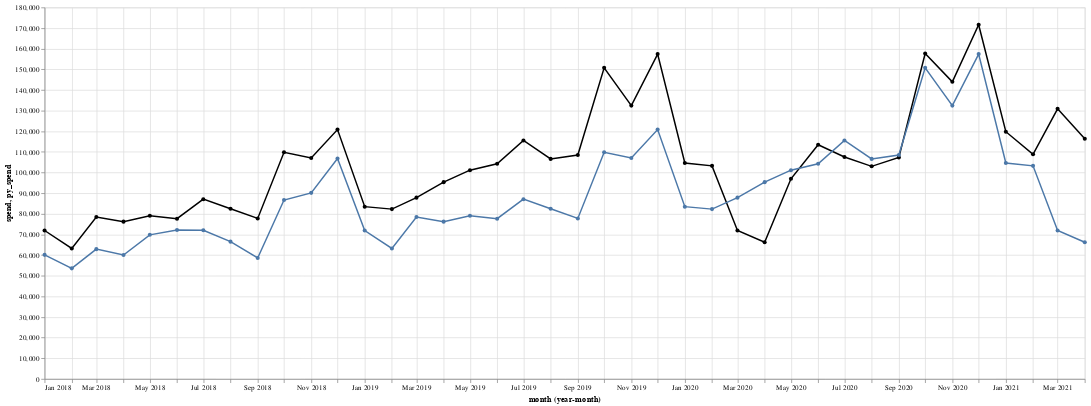

This figure's notebook cell:
### Code cell
base = alt.Chart(category_processed_df[(category_processed_df['Category'] == 'apparel & accessories') & (category_processed_df['month'] >= '2018-01-01')]).encode(
    x=alt.X('yearmonth(month)')
)

cy = base.mark_line(point=True).encode(
    y=alt.Y('spend'),
    color=alt.value('black'),
    tooltip=['month','spend','py_month','py_spend']
)

py = base.mark_line(point=True).encode(
    y=alt.Y('py_spend'),
    tooltip=['month','spend','py_month','py_spend']
)

(cy + py).properties(height=500, width=1400)

### Figure 1 — Vega-Lite specification as saved in the notebook (floating-point values rounded to 4 significant figures)
{"config": {"view": {"continuousWidth": 400, "continuousHeight": 300}}, "layer": [{"mark": {"type": "line", "point": true}, "encoding": {"color": {"value": "black"}, "tooltip": [{"type": "temporal", "field": "month"}, {"type": "quantitative", "field": "spend"}, {"type": "temporal", "field": "py_month"}, {"type": "quantitative", "field": "py_spend"}], "x": {"type": "temporal", "field": "month", "timeUnit": "yearmonth"}, "y": {"type": "quantitative", "field": "spend"}}}, {"mark": {"type": "line", "point": true}, "encoding": {"tooltip": [{"type": "temporal", "field": "month"}, {"type": "quantitative", "field": "spend"}, {"type": "temporal", "field": "py_month"}, {"type": "quantitative", "field": "py_spend"}], "x": {"type": "temporal", "field": "month", "timeUnit": "yearmonth"}, "y": {"type": "quantitative", "field": "py_spend"}}}], "data": {"name": "data-88599b09cd7a31990b35ea0a403c2f03"}, "height": 500, "width": 1400, "$schema": "https://vega.github.io/schema/vega-lite/v4.8.1.json", "datasets": {"data-88599b09cd7a31990b35ea0a403c2f03": [{"Category": "apparel & accessories", "month": "2018-01-01T00:00:00", "spend": 71920.0, "py_month": "2017-01-01T00:00:00", "py_spend": 60120.0, "yoy_growth": 0.1962}, {"Category": "apparel & accessories", "month": "2018-02-01T00:00:00", "spend": 63240.0, "py_month": "2017-02-01T00:00:00", "py_spend": 53580.0, "yoy_growth": 0.1802}, {"Category": "apparel & accessories", "month": "2018-03-01T00:00:00", "spend": 78430.0, "py_month": "2017-03-01T00:00:00", "py_spend": 62880.0, "yoy_growth": 0.2473}, {"Category": "apparel & accessories", "month": "2018-04-01T00:00:00", "spend": 76220.0, "py_month": "2017-04-01T00:00:00", "py_spend": 60050.0, "yoy_growth": 0.2692}, {"Category": "apparel & accessories", "month": "2018-05-01T00:00:00", "spend": 79040.0, "py_month": "2017-05-01T00:00:00", "py_spend": 69820.0, "yoy_growth": 0.1321}, {"Category": "apparel & accessories", "month": "2018-06-01T00:00:00", "spend": 77630.0, "py_month": "2017-06-01T00:00:00", "py_spend": 72180.0, "yoy_growth": 0.07553}, {"Category": "apparel & accessories", "month": "2018-07-01T00:00:00", "spend": 87100.0, "py_month": "2017-07-01T00:00:00", "py_spend": 72000.0, "yoy_growth": 0.2097}, {"Category": "apparel & accessories", "month": "2018-08-01T00:00:00", "spend": 82430.0, "py_month": "2017-08-01T00:00:00", "py_spend": 66530.0, "yoy_growth": 0.2391}, {"Category": "apparel & accessories", "month": "2018-09-01T00:00:00", "spend": 77770.0, "py_month": "2017-09-01T00:00:00", "py_spend": 58610.0, "yoy_growth": 0.327}, {"Category": "apparel & accessories", "month": "2018-10-01T00:00:00", "spend": 109800.0, "py_month": "2017-10-01T00:00:00", "py_spend": 86690.0, "yoy_growth": 0.2665}, {"Category": "apparel & accessories", "month": "2018-11-01T00:00:00", "spend": 107100.0, "py_month": "2017-11-01T00:00:00", "py_spend": 90160.0, "yoy_growth": 0.1875}, {"Category": "apparel & accessories", "month": "2018-12-01T00:00:00", "spend": 120800.0, "py_month": "2017-12-01T00:00:00", "py_spend": 106800.0, "yoy_growth": 0.1311}, {"Category": "apparel & accessories", "month": "2019-01-01T00:00:00", "spend": 83470.0, "py_month": "2018-01-01T00:00:00", "py_spend": 71920.0, "yoy_growth": 0.1606}, {"Category": "apparel & accessories", "month": "2019-02-01T00:00:00", "spend": 82280.0, "py_month": "2018-02-01T00:00:00", "py_spend": 63240.0, "yoy_growth": 0.3012}, {"Category": "apparel & accessories", "month": "2019-03-01T00:00:00", "spend": 87830.0, "py_month": "2018-03-01T00:00:00", "py_spend": 78430.0, "yoy_growth": 0.1198}, {"Category": "apparel & accessories", "month": "2019-04-01T00:00:00", "spend": 95350.0, "py_month": "2018-04-01T00:00:00", "py_spend": 76220.0, "yoy_growth": 0.251}, {"Category": "apparel & accessories", "month": "2019-05-01T00:00:00", "spend": 101100.0, "py_month": "2018-05-01T00:00:00", "py_spend": 79040.0, "yoy_growth": 0.2796}, {"Category": "apparel & accessories", "month": "2019-06-01T00:00:00", "spend": 104200.0, "py_month": "2018-06-01T00:00:00", "py_spend": 77630.0, "yoy_growth": 0.3428}, {"Category": "apparel & accessories", "month": "2019-07-01T00:00:00", "spend": 115600.0, "py_month": "2018-07-01T00:00:00", "py_spend": 87100.0, "yoy_growth": 0.3267}, {"Category": "apparel & accessories", "month": "2019-08-01T00:00:00", "spend": 106600.0, "py_month": "2018-08-01T00:00:00", "py_spend": 82430.0, "yoy_growth": 0.2933}, {"Category": "apparel & accessories", "month": "2019-09-01T00:00:00", "spend": 108500.0, "py_month": "2018-09-01T00:00:00", "py_spend": 77770.0, "yoy_growth": 0.3951}, {"Category": "apparel & accessories", "month": "2019-10-01T00:00:00", "spend": 150700.0, "py_month": "2018-10-01T00:00:00", "py_spend": 109800.0, "yoy_growth": 0.3727}, {"Category": "apparel & accessories", "month": "2019-11-01T00:00:00", "spend": 132400.0, "py_month": "2018-11-01T00:00:00", "py_spend": 107100.0, "yoy_growth": 0.2369}, {"Category": "apparel & accessories", "month": "2019-12-01T00:00:00", "spend": 157400.0, "py_month": "2018-12-01T00:00:00", "py_spend": 120800.0, "yoy_growth": 0.3031}, {"Category": "apparel & accessories", "month": "2020-01-01T00:00:00", "spend": 104600.0, "py_month": "2019-01-01T00:00:00", "py_spend": 83470.0, "yoy_growth": 0.2535}, {"Category": "apparel & accessories", "month": "2020-02-01T00:00:00", "spend": 103200.0, "py_month": "2019-02-01T00:00:00", "py_spend": 82280.0, "yoy_growth": 0.2547}, {"Category": "apparel & accessories", "month": "2020-03-01T00:00:00", "spend": 71890.0, "py_month": "2019-03-01T00:00:00", "py_spend": 87830.0, "yoy_growth": -0.1815}, {"Category": "apparel & accessories", "month": "2020-04-01T00:00:00", "spend": 66250.0, "py_month": "2019-04-01T00:00:00", "py_spend": 95350.0, "yoy_growth": -0.3052}, {"Category": "apparel & accessories", "month": "2020-05-01T00:00:00", "spend": 96970.0, "py_month": "2019-05-01T00:00:00", "py_spend": 101100.0, "yoy_growth": -0.04131}, {"Category": "apparel & accessories", "month": "2020-06-01T00:00:00", "spend": 113500.0, "py_month": "2019-06-01T00:00:00", "py_spend": 104200.0, "yoy_growth": 0.08844}, {"Category": "apparel & accessories", "month": "2020-07-01T00:00:00", "spend": 107500.0, "py_month": "2019-07-01T00:00:00", "py_spend": 115600.0, "yoy_growth": -0.06935}, {"Category": "apparel & accessories", "month": "2020-08-01T00:00:00", "spend": 103000.0, "py_month": "2019-08-01T00:00:00", "py_spend": 106600.0, "yoy_growth": -0.03379}, {"Category": "apparel & accessories", "month": "2020-09-01T00:00:00", "spend": 107300.0, "py_month": "2019-09-01T00:00:00", "py_spend": 108500.0, "yoy_growth": -0.0106}, {"Category": "apparel & accessories", "month": "2020-10-01T00:00:00", "spend": 157700.0, "py_month": "2019-10-01T00:00:00", "py_spend": 150700.0, "yoy_growth": 0.04638}, {"Category": "apparel & accessories", "month": "2020-11-01T00:00:00", "spend": 144000.0, "py_month": "2019-11-01T00:00:00", "py_spend": 132400.0, "yoy_growth": 0.08704}, {"Category": "apparel & accessories", "month": "2020-12-01T00:00:00", "spend": 171600.0, "py_month": "2019-12-01T00:00:00", "py_spend": 157400.0, "yoy_growth": 0.09034}, {"Category": "apparel & accessories", "month": "2021-01-01T00:00:00", "spend": 119800.0, "py_month": "2020-01-01T00:00:00", "py_spend": 104600.0, "yoy_growth": 0.145}, {"Category": "apparel & accessories", "month": "2021-02-01T00:00:00", "spend": 108800.0, "py_month": "2020-02-01T00:00:00", "py_spend": 103200.0, "yoy_growth": 0.05413}, {"Category": "apparel & accessories", "month": "2021-03-01T00:00:00", "spend": 130900.0, "py_month": "2020-03-01T00:00:00", "py_spend": 71890.0, "yoy_growth": 0.8202}, {"Category": "apparel & accessories", "month": "2021-04-01T00:00:00", "spend": 116400.0, "py_month": "2020-04-01T00:00:00", "py_spend": 66250.0, "yoy_growth": 0.7569}]}}
